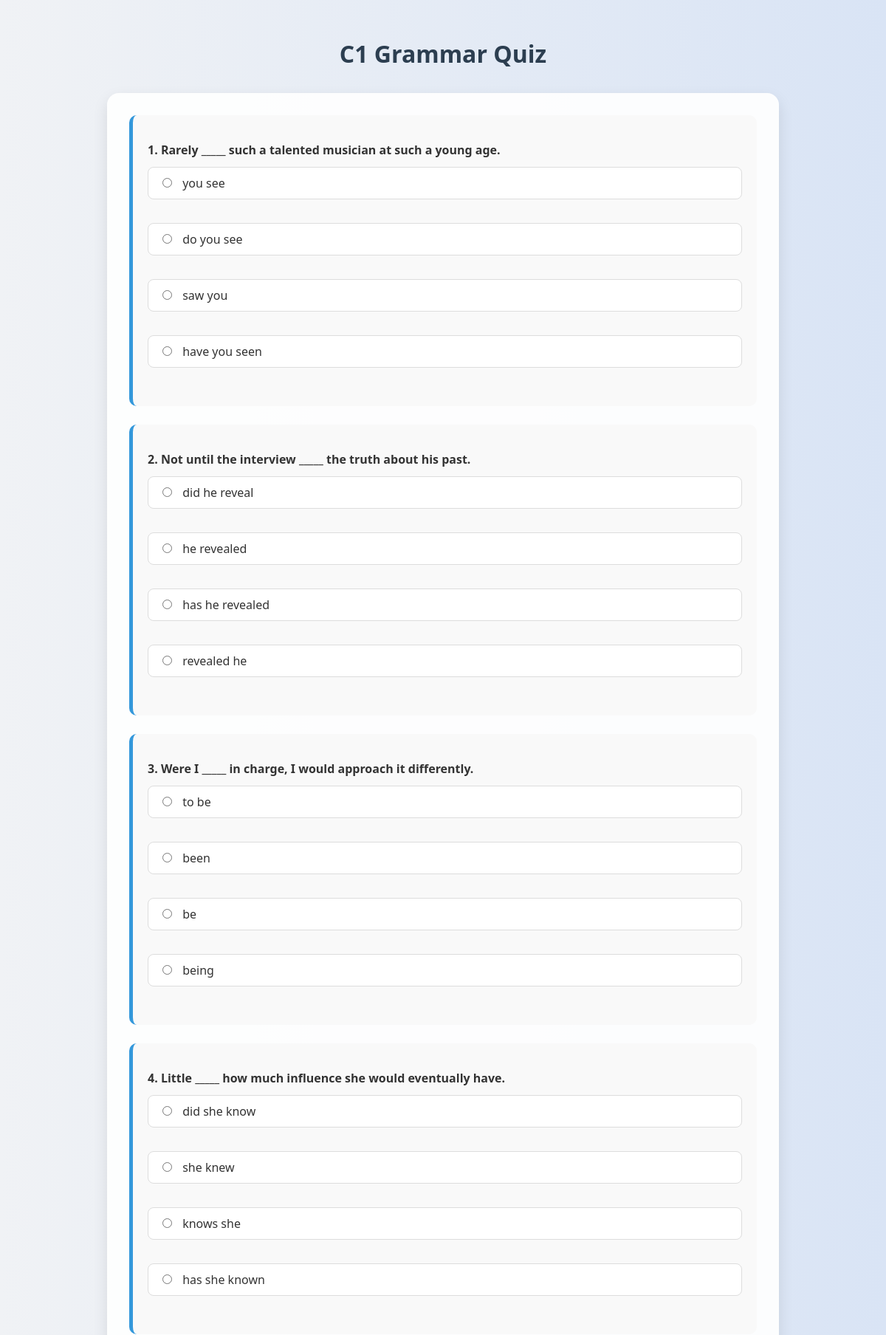
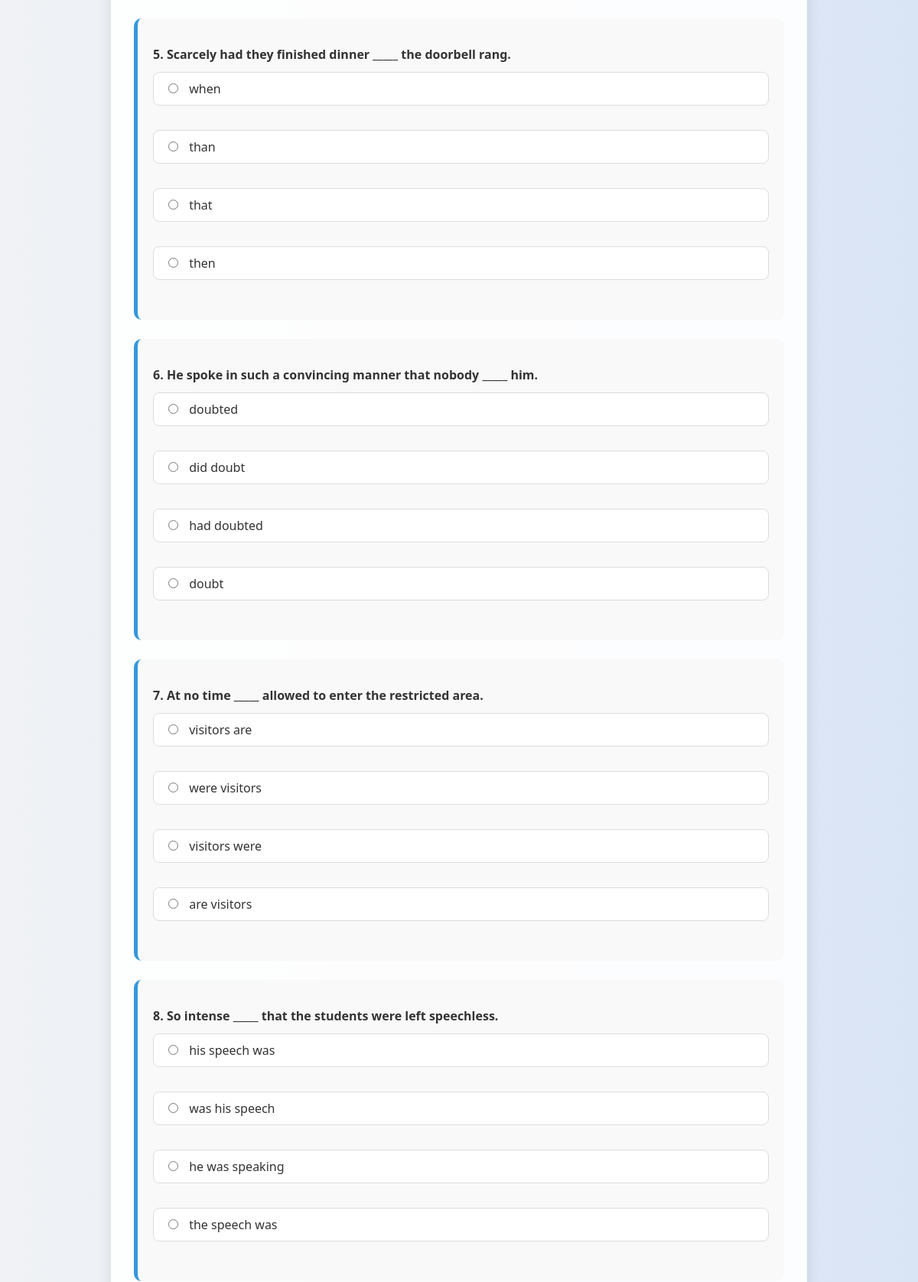
The app's page /c1 (upper part) with its own data (2 pictures, top to bottom).
### tables this page shows
CREATE TABLE quiz_savollar_c1 (
                id INTEGER PRIMARY KEY AUTOINCREMENT,
                savol TEXT NOT NULL,
                variant1 TEXT NOT NULL,
                variant2 TEXT NOT NULL,
                variant3 TEXT NOT NULL,
                variant4 TEXT NOT NULL,
                togri_index INTEGER NOT NULL
            );

### main.py (the view, shortened to what this page needs)
@app.route("/c1", methods=['GET', 'POST'])
def c1level():
    conn = sqlite3.connect('savollar.db')
    cursor = conn.cursor()
    cursor.execute("SELECT * FROM quiz_savollar_c1")
    savollar = cursor.fetchall()
    conn.close()
    return render_template("c1.html", savollar=savollar)

### templates/c1.html (shortened to what this page needs)
<!DOCTYPE html>
<html lang="en">
<head>
  <link rel="stylesheet" href="../static/c1.css">
</head>
<body>
  <h1>C1 Grammar Quiz</h1>
  <form method="POST">
    {% for savol in savollar %}
    <div class="savol-box">
      <p>{{ loop.index }}. {{ savol[1] }}</p>
      {% for i in range(2, 6) %}
      <label>
        <input type="radio" name="savol_{{ savol[0] }}" value="{{ i - 2 }}">
        {{ savol[i] }}
      </label><br>
      {% endfor %}
    </div>
    {% endfor %}
  </form>
</body>
</html>

### static/c1.css (style rules this page uses)
body { font-family: 'Segoe UI', Tahoma, sans-serif; background: linear-gradient(to right, #f0f2f5, #d9e4f5); margin: 0; padding: 0; color: #333; }
h1 { text-align: center; padding: 30px 0 10px; font-size: 2rem; color: #2c3e50; }
form { max-width: 850px; margin: 0 auto; padding: 30px; background-color: #ffffffea; box-shadow: 0 8px 20px rgba(0, 0, 0, 0.1); border-radius: 16px; }
.savol-box { margin-bottom: 25px; padding: 20px; border-left: 5px solid #3498db; background-color: #f9f9f9; border-radius: 10px; transition: all 0.3s ease; }
.savol-box p { margin-bottom: 12px; font-weight: 600; font-size: 16px; }
label { display: block; margin-bottom: 10px; padding: 10px 14px; border-radius: 8px; cursor: pointer; transition: background 0.25s; border: 1px solid #ddd; background-color: #fff; }
input[type="radio"] { margin-right: 10px; }

### records on screen
quiz_savollar_c1: savol "Rarely _____ such a talented musician at such a young age.", variant1 "you see" "do you see" "saw you" "have you seen"
quiz_savollar_c1: savol "Not until the interview _____ the truth about his past.", variant1 "did he reveal" "he revealed" "has he revealed" "revealed he"
quiz_savollar_c1: savol "Were I _____ in charge, I would approach it differently.", variant1 "to be" "been" "be" "being"
quiz_savollar_c1: savol "Little _____ how much influence she would eventually have.", variant1 "did she know" "she knew" "knows she" "has she known"
quiz_savollar_c1: savol "Scarcely had they finished dinner _____ the doorbell rang.", variant1 "when" "than" "that" "then"
quiz_savollar_c1: savol "He spoke in such a convincing manner that nobody _____ him.", variant1 "doubted" "did doubt" "had doubted" "doubt"
quiz_savollar_c1: savol "At no time _____ allowed to enter the restricted area.", variant1 "visitors are" "were visitors" "visitors were" "are visitors"
quiz_savollar_c1: savol "So intense _____ that the students were left speechless.", variant1 "his speech was" "was his speech" "he was speaking" "the speech was"
